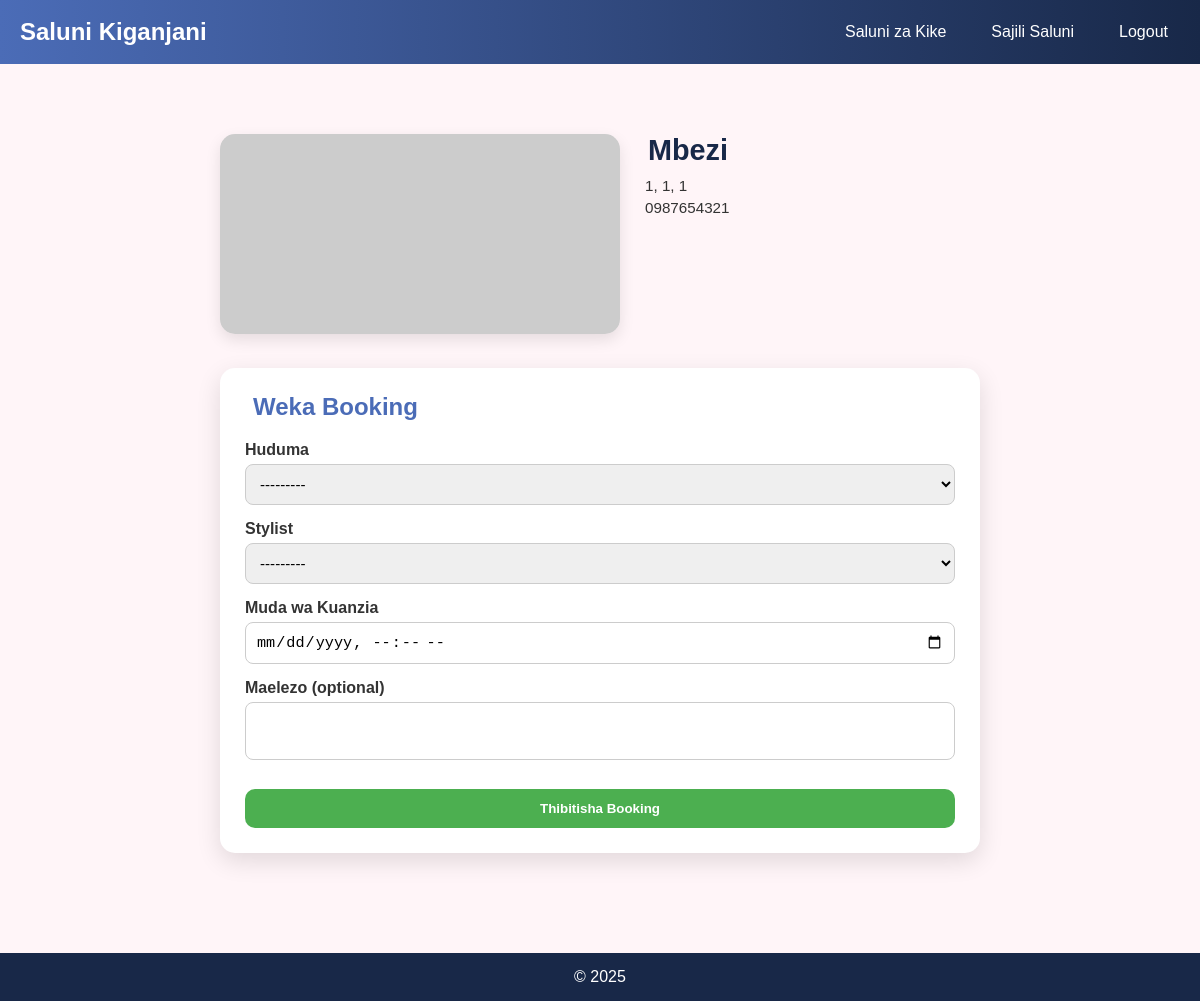
The app's page /booking/2/new/ (signed in) with its own data.
### saluni_kike/models.py (models this page shows, shortened)
class Salon(models.Model):
    name = models.CharField(max_length=200)
    description = models.TextField(blank=True)
    address = models.CharField(max_length=300)
    region = models.CharField(max_length=100)
    district = models.CharField(max_length=100)
    street = models.CharField(max_length=200)
    latitude = models.DecimalField(max_digits=9, decimal_places=6, blank=True, null=True)
    longitude = models.DecimalField(max_digits=9, decimal_places=6, blank=True, null=True)
    phone = models.CharField(validators=[PHONE_REGEX], max_length=16, blank=True, null=True)
    email = models.EmailField(blank=True, null=True)
    website = models.URLField(blank=True, null=True)
    facebook = models.URLField(blank=True, null=True)   # Facebook link
    instagram = models.URLField(blank=True, null=True)  # Instagram link
    opening_hours = models.JSONField(blank=True, null=True)
    created_at = models.DateTimeField(auto_now_add=True)
    updated_at = models.DateTimeField(auto_now=True)
    class Meta:
        ordering = ['name']

### saluni_kike/views.py (the view)
# urls.py: path('booking/<int:salon_id>/new/', views.create_booking, name='create_booking'),
@login_required
def create_booking(request, salon_id):
    salon = get_object_or_404(Salon, id=salon_id)
    customer = request.user  # already a Customer instance
    if request.method == "POST":
        form = BookingForm(request.POST, salon=salon)
        if form.is_valid():
            booking = form.save(commit=False)
            booking.salon = salon
            booking.customer = customer
            booking.status = 'pending'
            booking.save()
            return redirect('booking_detail', booking_id=booking.id)
    else:
        form = BookingForm(salon=salon)
    return render(request, 'saluni_kike/create_booking.html', {
        'salon': salon,
        'form': form,
    })

### saluni_kike/forms.py
class BookingForm(forms.ModelForm):
    class Meta:
        model = Booking
        fields = ['service', 'stylist', 'start_datetime', 'notes']
        widgets = {
            'start_datetime': forms.DateTimeInput(attrs={'type': 'datetime-local'}),
            'notes': forms.Textarea(attrs={'rows': 2}),
        }
    def __init__(self, *args, **kwargs):
        salon = kwargs.pop('salon', None)
        super().__init__(*args, **kwargs)
        if salon:
            self.fields['service'].queryset = salon.services.all()
            self.fields['stylist'].queryset = salon.stylists.all()
            self.fields['stylist'].required = False  # optional
        else:
            self.fields['service'].queryset = Booking.objects.none()
            self.fields['stylist'].queryset = Booking.objects.none()
        self.fields['start_datetime'].input_formats = ['%Y-%m-%dT%H:%M']

### saluni_kike/templates/saluni_kike/create_booking.html (shortened to what this page needs)
{% extends "base.html" %}
{% block content %}
<section class="booking-section">
    <div class="container">
        <div class="salon-header">
            <div class="salon-image">
                {% if salon.picha_kuu %}
                    <img src="{{ salon.picha_kuu.url }}" alt="{{ salon.name }}">
                {% else %}
                    <img src="https://picsum.photos/800/400?random=1" alt="{{ salon.name }}">
                {% endif %}
            </div>
            <div class="salon-info">
                <h1> {{ salon.name }}</h1>
                <p>
                    {{ salon.street }}, {{ salon.district }}, {{ salon.region }}
                </p>
                {% if salon.phone %}
                <p>
                    {{ salon.phone }}
                </p>
                {% endif %}
            </div>
        </div>
        <div class="booking-form-card">
            <h2> Weka Booking</h2>
            <form method="post">
                <div class="form-group">
                    <label for="{{ form.service.id_for_label }}">Huduma</label>
                    {{ form.service }}
                </div>
                <div class="form-group">
                    <label for="{{ form.stylist.id_for_label }}">Stylist</label>
                    {{ form.stylist }}
                </div>
                <div class="form-group">
                    <label for="{{ form.start_datetime.id_for_label }}">Muda wa Kuanzia</label>
                    {{ form.start_datetime }}
                </div>
                <div class="form-group">
                    <label for="{{ form.notes.id_for_label }}">Maelezo (optional)</label>
                    {{ form.notes }}
                </div>
                <button type="submit" class="submit-btn">Thibitisha Booking</button>
            </form>
        </div>
    </div>
</section>
{% endblock %}

### saluni_kike/templates/base.html (style rules this page uses)
* { margin:0; padding:0; box-sizing:border-box; }
body { font-family: 'Mulish', sans-serif; background:#f9f9f9; color:#333; }

### saluni_kike/templates/saluni_kike/create_booking.html (style rules this page uses)
body { font-family: 'Poppins', sans-serif; background:#fff5f8; color:#333; }
.container { max-width:800px; margin:30px auto; padding:20px; }
.salon-header { display:flex; flex-wrap:wrap; gap:20px; margin-bottom:30px; }
.salon-image img { width:100%; max-width:400px; border-radius:15px; box-shadow:0 6px 15px rgba(0,0,0,0.1); }
.salon-info { flex:1; min-width:200px; }
.salon-info h1 { font-size:1.8rem; color:#182848; margin-bottom:10px; display:flex; align-items:center; gap:8px; }
.salon-info p { font-size:0.95rem; margin:5px 0; display:flex; align-items:center; gap:5px; }
.booking-form-card { background:#fff; padding:25px; border-radius:15px; box-shadow:0 8px 25px rgba(0,0,0,0.12); }
.booking-form-card h2 { font-size:1.5rem; margin-bottom:20px; color:#4b6cb7; display:flex; align-items:center; gap:8px; }
.form-group { margin-bottom:15px; }
label { font-weight:600; display:block; margin-bottom:5px; }
select, input, textarea { width:100%; padding:10px; border:1px solid #ccc; border-radius:8px; font-size:0.95rem; }
textarea { resize:none; }
.submit-btn { width:100%; padding:12px; background:#4caf50; color:white; font-weight:bold; border:none; border-radius:10px; cursor:pointer; margin-top:10px; }

### records on screen
Salon: name "Mbezi", street "1", district "1", region "1", phone "0987654321"

### other values on screen
{{ year|default:2025 }} "2025"
